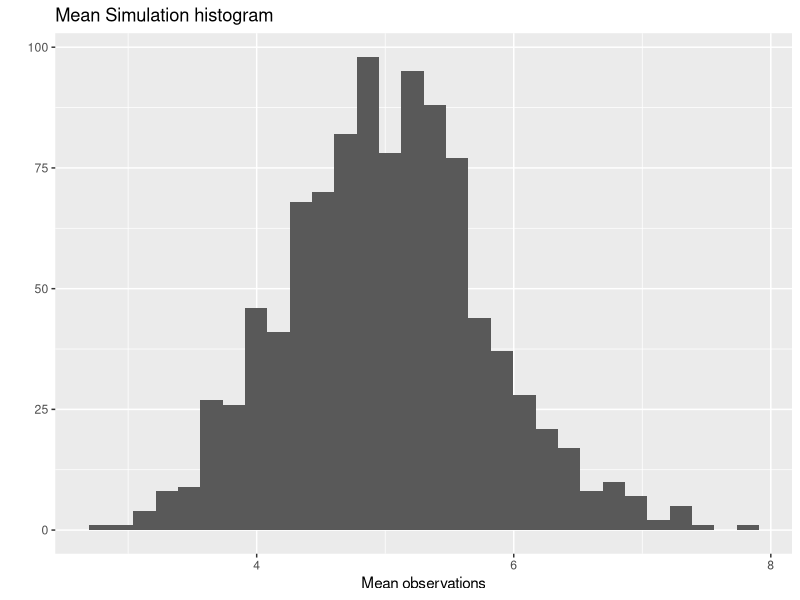

Generate this figure with R:
library(ggplot2)
set.seed(12) 
m <- 40
lambda <- 0.2
sim <- replicate(1000, rexp(m, .2))
mean_sim <- apply(sim, 2, mean)
qplot(mean_sim, geom = "histogram", 
      main = "Mean Simulation histogram", 
      xlab = "Mean observations")  



